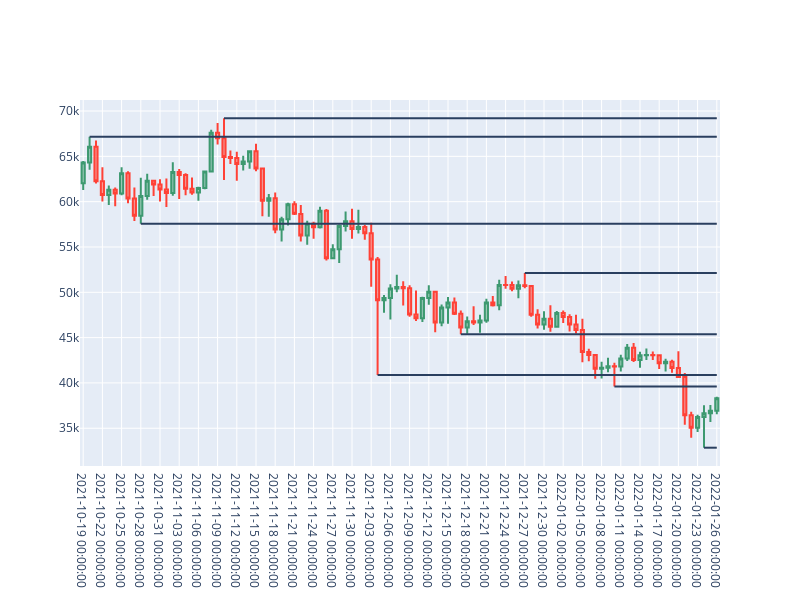
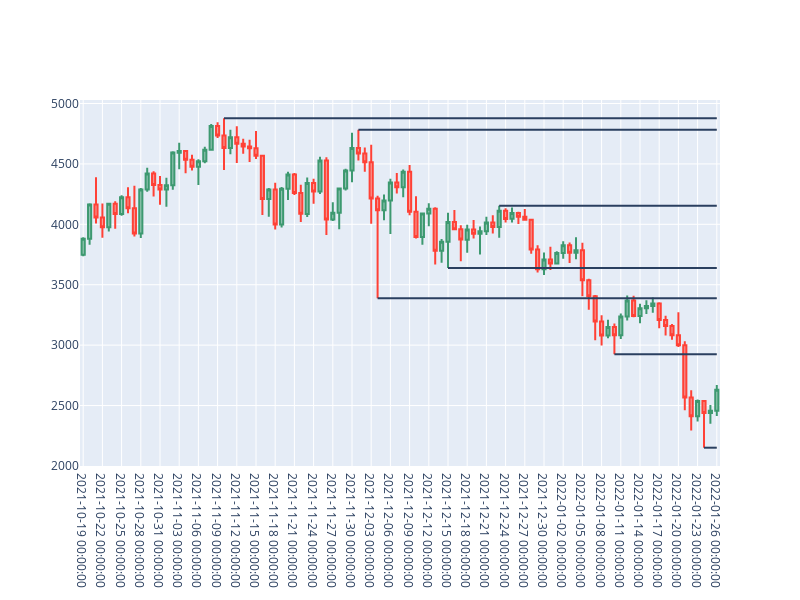
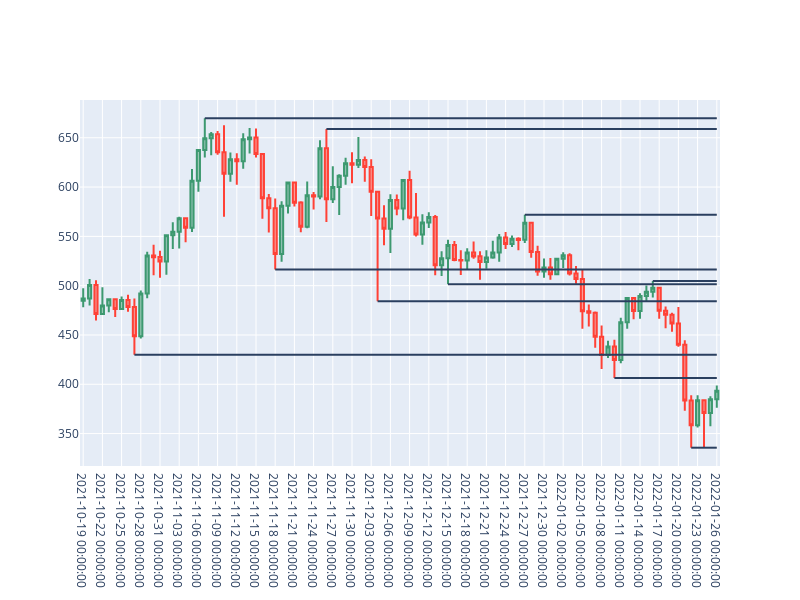

Here is the notebook cell these charts were saved with, in order:
### Code cell
for i in ["BTC/USDT", "ETH/USDT", "BNB/USDT"]:
    
    print(i)
    df = data[data['Symbol'] == i].tail(100)
    #df = df.reset_index()
    dt = df.Datetime
    levels = detect_levels_new(df, order=10)

    print(test)
    candlestick = go.Candlestick(x=df['Datetime'], open=df['Open'], high=df['High'], low=df['Low'],
                                 close=df['Close'])

    fig = go.Figure(data=[candlestick])

    for row in levels.iterrows():
        fig.add_shape(type="line", x0= row[1]['datetime'], 
                                y0 = row[1]['levels'],
                                x1 = dt.max(),
                                y1 = row[1]['levels'], fillcolor = 'yellow')
    
    fig.layout.xaxis.type = 'category'

    fig.update_layout(
        width=800,
        height=600)

    fig.layout.xaxis.rangeslider.visible = False
    fig.show()
